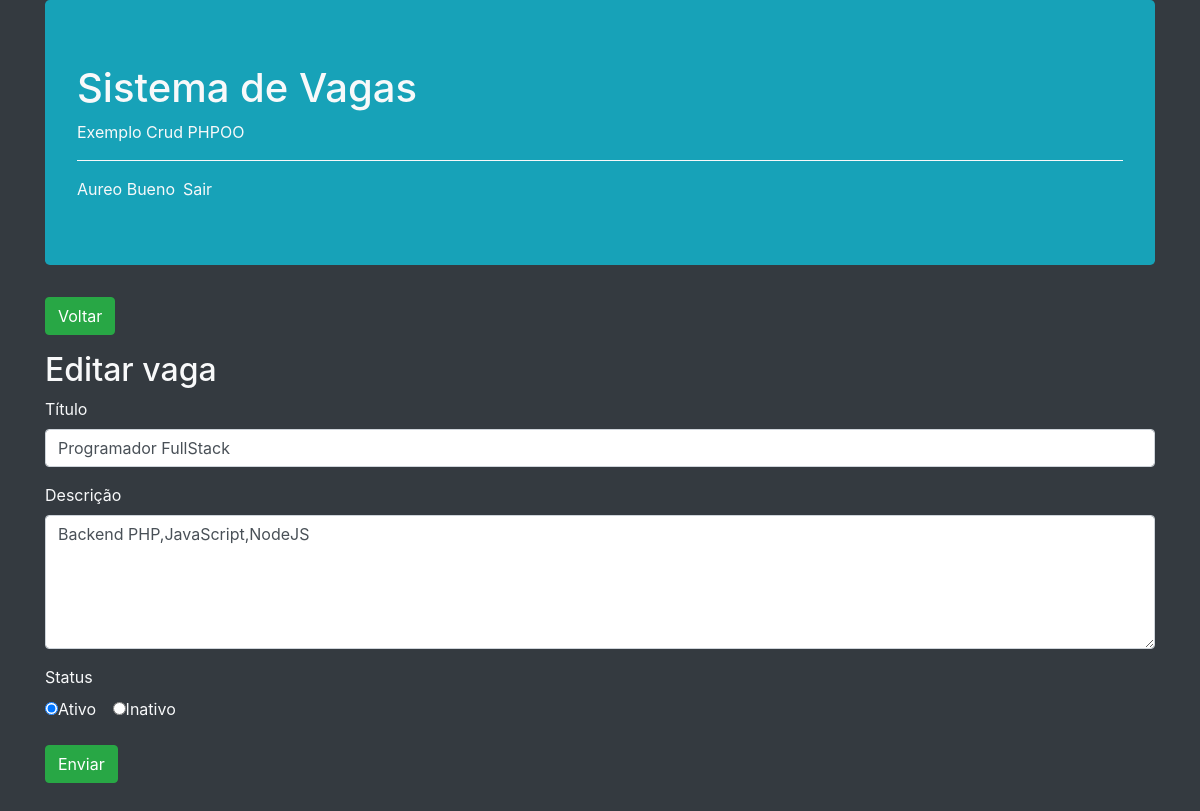
/editar.php?id=4 (signed in), run on the app's committed database.
### tables this page shows
CREATE TABLE `vagas` (
  `id` int NOT NULL AUTO_INCREMENT,
  `titulo` varchar(255) NOT NULL,
  `descricao` text NOT NULL,
  `ativo` enum('s','n') NOT NULL,
  `data` timestamp NOT NULL DEFAULT CURRENT_TIMESTAMP ON UPDATE CURRENT_TIMESTAMP,
  PRIMARY KEY (`id`)
);

### editar.php (called while the page is built, shortened)
<?php
    $obVaga = Vaga::getVaga($_GET['id']);
    include __DIR__.'/includes/header.php';
    include __DIR__.'/includes/formulario.php';
    include __DIR__.'/includes/footer.php';
?>

### app/Db/Database.php (called while the page is built, shortened)
<?php
class Database
{
    private $table;
    private $connection;
    public function __construct($table = null)
    {
        $this->table = $table;
    }
    private function setConnection()
    {
        try {
            $this->connection = new \PDO('mysql:host=' . self::HOST . ';dbname=' . self::NAME, self::USER, self::PASS);
            $this->connection->setAttribute(PDO::ATTR_ERRMODE, PDO::ERRMODE_EXCEPTION);
        } catch (PDOException $e) {
            die('ERROR: ' . $e->getMessage());
        }
    }
    public function execute($query, $params = [])
    {
        try {
            $statement = $this->connection->prepare($query);
            $statement->execute($params);
            return $statement;
        } catch (PDOException $e) {
            die('ERROR: ' . $e->getMessage());
        }
    }
    public function select($where = null, $order = null, $limit = null, $fields = '*')
    {
        $where = strlen($where) ? 'WHERE ' . $where : '';
        $order = strlen($order) ? 'ORDER BY ' . $order : '';
        $limit = strlen($limit) ? 'LIMIT' . $limit : '';
        $query = 'SELECT ' . $fields . ' FROM ' . $this->table . ' ' . $where . ' ' . $order . '' . $limit;
        return $this->execute($query);
    }
}

### app/Entity/Vaga.php (called while the page is built, shortened)
<?php
class Vaga
{
     public static function getVaga($id)
     {
          return (new Database('vagas'))->select('id =' . $id)->fetchObject(self::class);
     }
}

### includes/formulario.php (the view)
<main>
     <section>
           <a href="index.php">
               <button class="btn btn-success">Voltar</button>
           </a>
     </section>
     <h2 class="mt-3"><?=TITLE?></h2>
     <form method="POST">
         <div class="form-group">
             <label >Título</label>
             <input type="text" class="form-control" name="titulo" value="<?=$obVaga->titulo ?>">
         </div>
         <div class="form-group">
             <label >Descrição</label>
             <textarea  class="form-control" name="descricao" rows="5"><?=$obVaga->descricao?></textarea>
         </div>
         <div class="form-group">
             <label>Status</label>
             <div>
                 <div class="form-check form-check-inline">
                      <label>
                          <input type="radio" name="ativo" value="s" checked>Ativo
                      </label>
                 </div>
                 <div class="form-check form-check-inline">
                      <label>
                          <input type="radio" name="ativo" value="n" <?=$obVaga->ativo == 'n' ? 'checked': '' ?>>Inativo
                      </label>
                 </div>
             </div>
         </div>
         <div class="form-goup mb-5">
             <button type="submit" class="btn btn-success">Enviar</button>
         </div>
     </form>
</main>

### data on the page
vagas: titulo "Programador FullStack", descricao "Backend PHP,JavaScript,NodeJS", ativo "☐ Inativo"

### other printed values
$usuarioLogado['nome'] "Aureo Bueno"
TITLE "Editar vaga"
